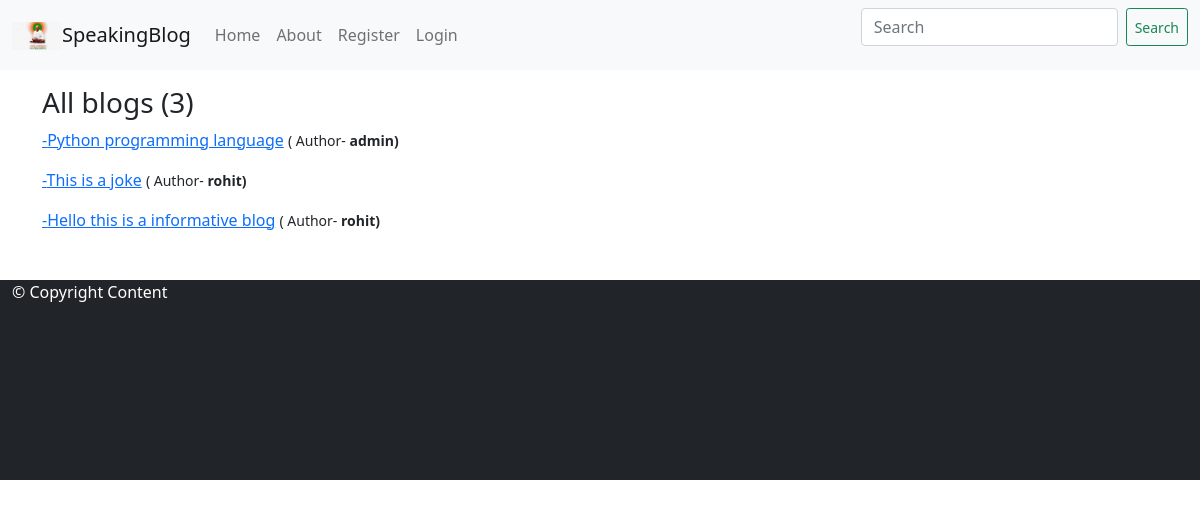
/listdata/, run on the app's committed database.
### blog/models.py (models this page shows, shortened)
class blogpost(models.Model):
    created_by=models.ForeignKey(User,on_delete=models.CASCADE)
    topic=models.CharField(max_length=122,null=True,blank=False)
    title=models.CharField(max_length=250,blank=False)
    post=models.TextField()
    likes=models.ManyToManyField(User, related_name='blog_posts')
    date=models.DateTimeField(auto_now_add=True )
    class Meta:
        ordering=['-date']

### homeapp/views.py (the view)
# urls.py: path('listdata/',views.ListData.as_view(),name='listdata'),
class ListData(ListView):
    model=blogpost
    template_name='blogpost_list.html'
    def get_queryset(self):
        return blogpost.objects.all().order_by('topic')

### templates/blogpost_list.html (shortened to what this page needs)
{%extends 'base.html'%}
{%block body%}
    <div class='container'>
        <h3>All blogs ({{blogpost_list.count}})</h3>
            {%if blogpost_list%}
                {%for data in blogpost_list%}
                    <p><a href={%url 'detaildata' data.pk %}>-{{data.title}}</a> <small>( Author- <b>{{data.created_by}})</b></small></p>
                {%endfor%}
            {%endif%}
        </div>
    {%endblock%}

### data on the page
blogpost: title "Python programming language", created_by "admin"
blogpost: title "This is a joke", created_by "rohit"
blogpost: title "Hello this is a informative blog", created_by "rohit"

### other printed values
{{ blogpost_list.count }} "3"
